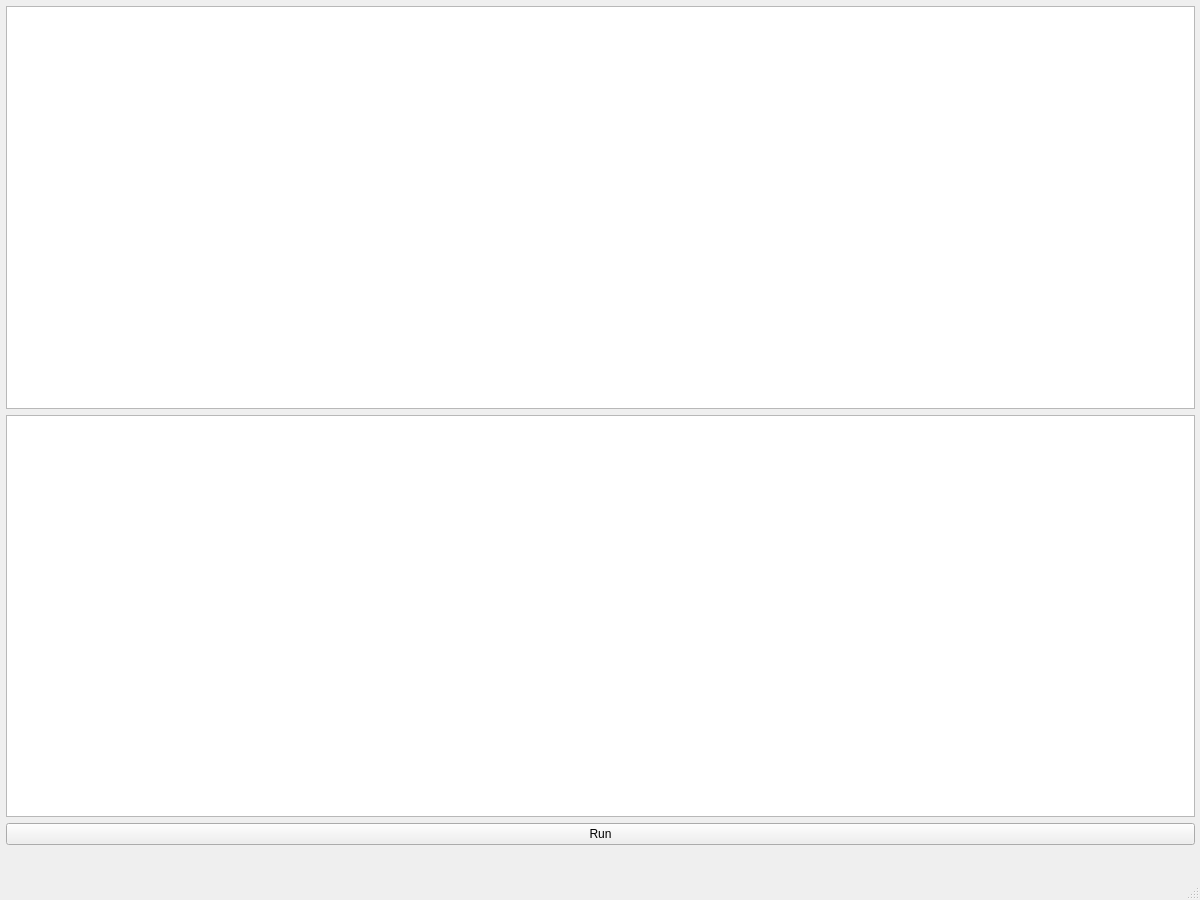
<?xml version="1.0" encoding="UTF-8"?>
<ui version="4.0">
 <class>MainWindow</class>
 <widget class="QMainWindow" name="MainWindow">
  <property name="windowModality">
   <enum>Qt::WindowModal</enum>
  </property>
  <property name="enabled">
   <bool>true</bool>
  </property>
  <property name="geometry">
   <rect>
    <x>0</x>
    <y>0</y>
    <width>1200</width>
    <height>900</height>
   </rect>
  </property>
  <property name="windowTitle">
   <string>BeerDB</string>
  </property>
  <widget class="QWidget" name="centralwidget">
   <widget class="QWidget" name="verticalLayoutWidget">
    <property name="geometry">
     <rect>
      <x>0</x>
      <y>0</y>
      <width>1201</width>
      <height>851</height>
     </rect>
    </property>
    <layout class="QVBoxLayout" name="verticalLayout_2">
     <property name="sizeConstraint">
      <enum>QLayout::SetDefaultConstraint</enum>
     </property>
     <property name="leftMargin">
      <number>6</number>
     </property>
     <property name="topMargin">
      <number>6</number>
     </property>
     <property name="rightMargin">
      <number>6</number>
     </property>
     <property name="bottomMargin">
      <number>6</number>
     </property>
     <item>
      <widget class="QPlainTextEdit" name="plainTextEdit">
       <property name="enabled">
        <bool>true</bool>
       </property>
       <property name="font">
        <font>
         <pointsize>13</pointsize>
         <bold>true</bold>
        </font>
       </property>
      </widget>
     </item>
     <item>
      <widget class="QTextBrowser" name="textBrowser">
       <property name="font">
        <font>
         <pointsize>13</pointsize>
         <bold>true</bold>
        </font>
       </property>
      </widget>
     </item>
     <item>
      <layout class="QHBoxLayout" name="horizontalLayout">
       <item>
        <widget class="QPushButton" name="runButton">
         <property name="text">
          <string>Run</string>
         </property>
        </widget>
       </item>
      </layout>
     </item>
    </layout>
   </widget>
  </widget>
  <widget class="QStatusBar" name="statusbar"/>
  <widget class="QMenuBar" name="menubar">
   <property name="geometry">
    <rect>
     <x>0</x>
     <y>0</y>
     <width>1200</width>
     <height>23</height>
    </rect>
   </property>
  </widget>
 </widget>
 <resources/>
 <connections/>
</ui>
